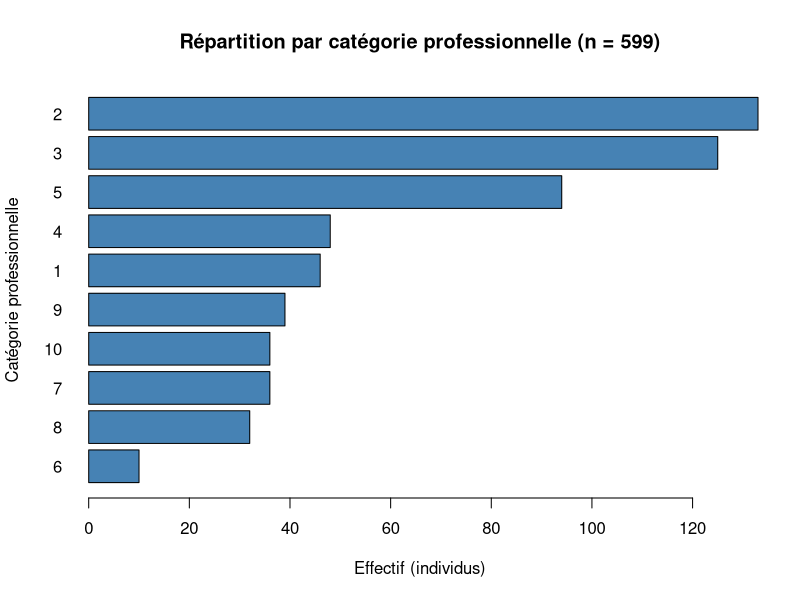
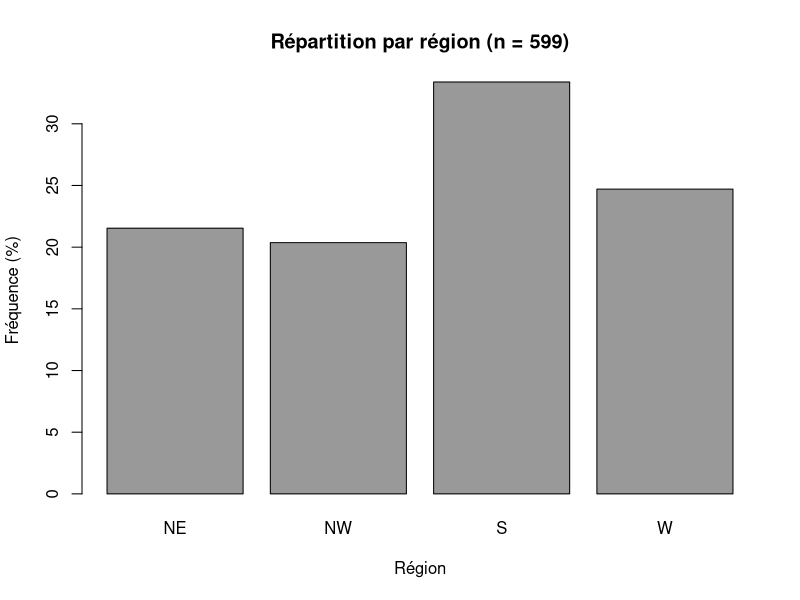
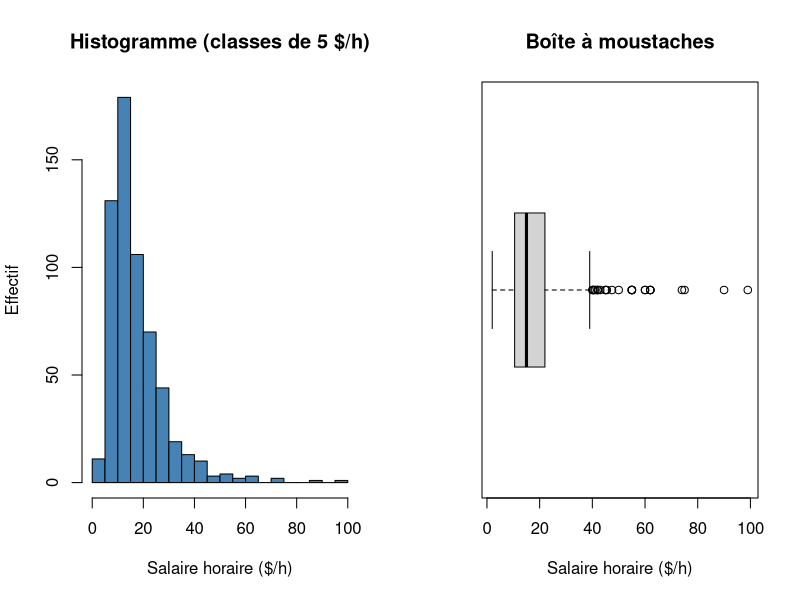
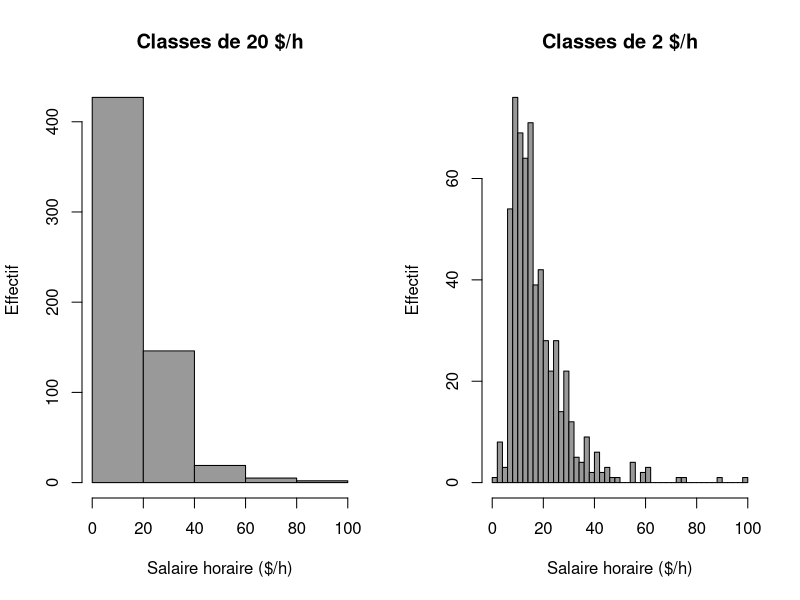
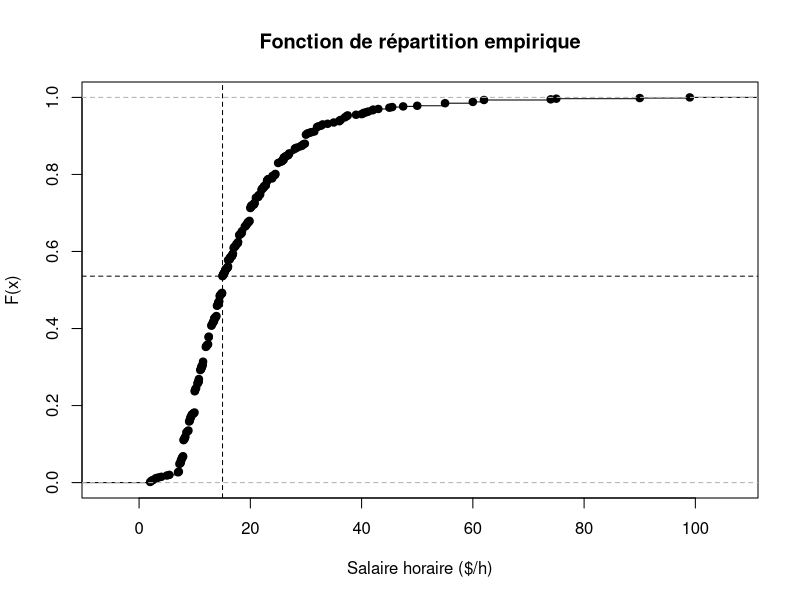
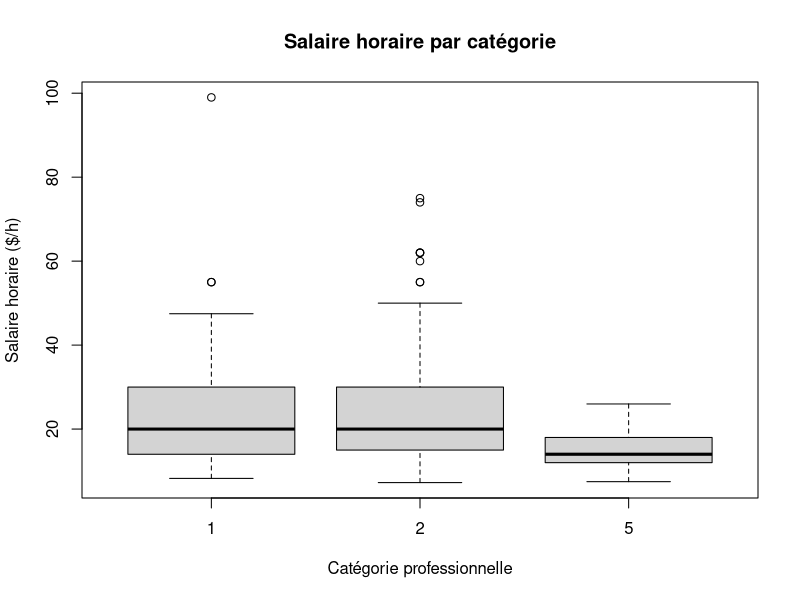
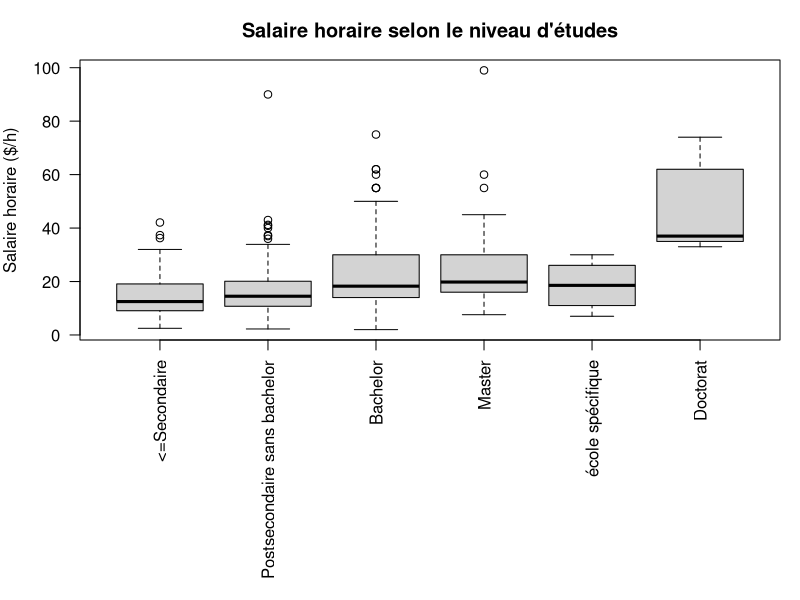
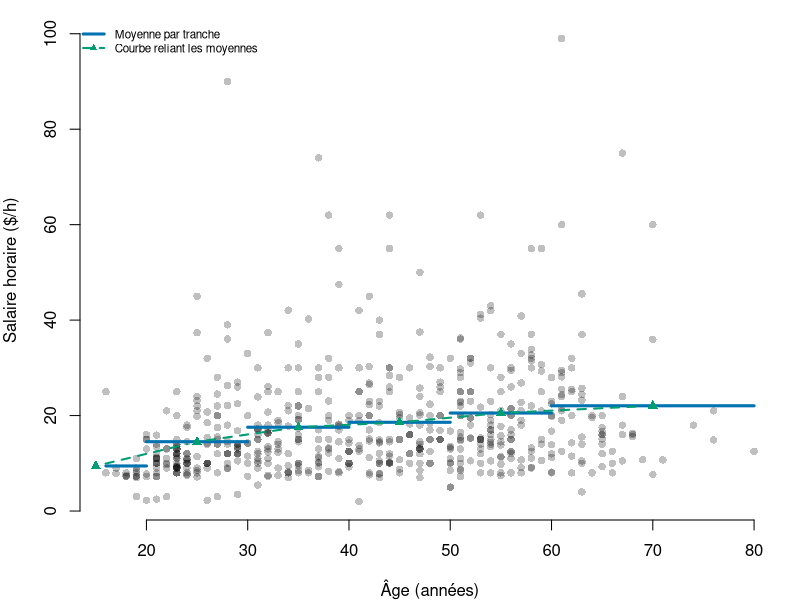

Source code (R) for these figures, in order:
# TP statistique descriptive - Partie 1 : Recensement (CPS, juillet 2012)
# Exécution : Rscript tp_partie1.R  (depuis le dossier contenant Recensement.txt)

# ---- 1.1 Importation et qualité des données ----

# Q1. Import : fichier texte, séparateur tabulation, en-tête
d <- read.table("Recensement.txt", header = TRUE, sep = "\t",
                stringsAsFactors = FALSE)
dim(d)        # observations x variables ; unité statistique = un individu
head(d, 5)    # aucune variable identifiante (nom, adresse) : affichage possible


# Q2-Q3. Types R, modalités présentes, valeurs manquantes, doublons
str(d)
controle <- data.frame(
  variable   = names(d),
  type_R     = sapply(d, class),
  n_NA       = colSums(is.na(d)),
  n_modalites = sapply(d, function(x) length(unique(x))),
  min        = sapply(d, function(x) if (is.numeric(x)) min(x, na.rm = TRUE) else NA),
  max        = sapply(d, function(x) if (is.numeric(x)) max(x, na.rm = TRUE) else NA),
  row.names  = NULL
)
controle
sum(duplicated(d))                 # lignes strictement identiques
for (v in c("SEXE", "REGION", "STAT_MARI", "SYNDICAT",
            "CATEGORIE", "NIV_ETUDES", "REV_FOYER")) {
  cat("\n", v, "\n"); print(table(d[[v]], useNA = "ifany"))
}

# Q4. Règles de contrôle : on signale, on ne supprime pas
regles <- list(
  age_hors_16_80      = d$AGE < 16 | d$AGE > 80,
  age_mineur          = d$AGE < 18,
  salaire_non_positif = d$SAL_HOR <= 0,
  salaire_tres_bas    = d$SAL_HOR < 7.25,      # sous le salaire minimum fédéral 2012
  salaire_tres_haut   = d$SAL_HOR > 75,
  enfants_ge_foyer    = d$NB_ENF >= d$NB_PERS, # au moins un adulte attendu
  foyer_plus_de_10    = d$NB_PERS > 10
)
sapply(regles, sum)
d[Reduce(`|`, regles[c("salaire_tres_haut", "foyer_plus_de_10")]), ]

# Q5. Population analysée pour SAL_HOR : salaires valides (non NA) et strictement positifs
# Ici les 599 individus le sont (0 NA, 0 salaire nul) : aucun n'est écarté, la
# population analysée est donc l'échantillon complet. Le garde-fou ci-dessous le vérifie
# et empêcherait de rédiger cette phrase si le fichier changeait.
sal_ok <- !is.na(d$SAL_HOR) & d$SAL_HOR > 0
c(valides = sum(sal_ok), exclus = sum(!sal_ok))
stopifnot(all(sal_ok))
# Sensibilité (Q4-Q5) : les salaires < 7,25 $/h (17 cas) et > 75 $/h (2 cas) sont signalés,
# pas supprimés ; ils peuvent être réels (temps partiel, pourboires, cadres) -> voir Q14-Q15.

# ---- 1.2 Décrire la population ----

# Q6. Effectifs et fréquences (dénominateur : n = nrow(d) = 599 individus, aucune NA)
# Attention : la région est codée NE/NW/S/W dans le fichier (le sujet écrit MW).
freq <- function(x) {
  t <- table(x)
  data.frame(modalite = names(t), effectif = as.vector(t),
             frequence_pct = round(100 * as.vector(prop.table(t)), 1))
}
for (v in c("SEXE", "REGION", "STAT_MARI", "SYNDICAT", "CATEGORIE")) {
  cat("\n", v, "(n =", nrow(d), ")\n"); print(freq(d[[v]]))
}

# Q7. Deux graphiques : barres horizontales ordonnées (CATEGORIE) et barres de SEXE
options(bitmapType = "cairo")   # accents corrects dans les PNG
if (.Platform$OS.type != "windows") invisible(Sys.setlocale("LC_ALL", "C.UTF-8"))
dir.create("figures", showWarnings = FALSE)
png("figures/fig_categories.png", width = 800, height = 500)
barplot(sort(table(d$CATEGORIE)), horiz = TRUE, las = 1, col = "steelblue",
        xlab = "Effectif (individus)", ylab = "Catégorie professionnelle",
        main = paste0("Répartition par catégorie professionnelle (n = ", nrow(d), ")"))
dev.off()
png("figures/fig_region.png", width = 600, height = 450)
barplot(100 * prop.table(table(d$REGION)), col = "grey60",
        ylab = "Fréquence (%)", xlab = "Région",
        main = paste0("Répartition par région (n = ", nrow(d), ")"))
dev.off()

# Q8. Niveaux d'études : codes d'origine puis regroupement (codes de l'énoncé)
table(d$NIV_ETUDES)
d$ETUDES <- cut(d$NIV_ETUDES, breaks = c(31, 39, 42, 43, 44, 45, 46),
                labels = c("<=Secondaire", "Postsecondaire sans bachelor",
                           "Bachelor", "Master", "école spécifique", "Doctorat"))
freq(d$ETUDES)

# Q9. Catégories 1, 2, 5 : pourcentages conditionnels
d3 <- subset(d, CATEGORIE %in% c(1, 2, 5))
round(100 * prop.table(table(d3$CATEGORIE, d3$SEXE), margin = 1), 1)    # sexe | catégorie
round(100 * prop.table(table(d3$CATEGORIE, d3$ETUDES), margin = 1), 1)  # études | catégorie
table(d3$CATEGORIE, d3$SEXE)  # effectifs bruts pour comparaison (Q10)

# ---- 1.3 Distributions et indicateurs ----

# Q11. Indicateurs (effectif valide, moyenne, médiane, écart-type, quartiles, min, max)
resume <- function(x) c(n = sum(!is.na(x)), moyenne = mean(x, na.rm = TRUE),
  mediane = median(x, na.rm = TRUE), ecart_type = sd(x, na.rm = TRUE),
  Q1 = unname(quantile(x, .25, na.rm = TRUE)), Q3 = unname(quantile(x, .75, na.rm = TRUE)),
  min = min(x, na.rm = TRUE), max = max(x, na.rm = TRUE))
round(t(sapply(d[c("AGE", "SAL_HOR", "NB_PERS", "NB_ENF")], resume)), 2)

# Q12-Q13. Histogramme et boîte à moustaches ; deux découpages différents
png("figures/fig_sal_dist.png", width = 900, height = 450)
par(mfrow = c(1, 2))
hist(d$SAL_HOR, breaks = seq(0, 100, 5), col = "steelblue", xlab = "Salaire horaire ($/h)",
     ylab = "Effectif", main = "Histogramme (classes de 5 $/h)")
boxplot(d$SAL_HOR, horizontal = TRUE, xlab = "Salaire horaire ($/h)",
        main = "Boîte à moustaches")
dev.off()
png("figures/fig_sal_classes.png", width = 900, height = 450)
par(mfrow = c(1, 2))
hist(d$SAL_HOR, breaks = seq(0, 100, 20), col = "grey60", xlab = "Salaire horaire ($/h)",
     ylab = "Effectif", main = "Classes de 20 $/h")
hist(d$SAL_HOR, breaks = seq(0, 100, 2), col = "grey60", xlab = "Salaire horaire ($/h)",
     ylab = "Effectif", main = "Classes de 2 $/h")
dev.off()

# Q14-Q15. Moyenne vs médiane ; IQR et règle 1,5 x IQR
iqr <- IQR(d$SAL_HOR)
bornes <- quantile(d$SAL_HOR, c(.25, .75)) + c(-1.5, 1.5) * iqr
iqr; bornes
atypiques <- d$SAL_HOR < bornes[1] | d$SAL_HOR > bornes[2]
sum(atypiques); sort(d$SAL_HOR[atypiques])
# sensibilité aux valeurs extrêmes : moyenne et médiane sans les 2 plus hauts salaires
sans2 <- d$SAL_HOR[-order(d$SAL_HOR, decreasing = TRUE)[1:2]]
c(avec = mean(d$SAL_HOR), sans = mean(sans2))
c(avec = median(d$SAL_HOR), sans = median(sans2))

# Q16. Fonction de répartition empirique du salaire horaire
Fn <- ecdf(d$SAL_HOR)
png("figures/fig_ecdf_sal.png", width = 700, height = 450)
plot(Fn, xlab = "Salaire horaire ($/h)", ylab = "F(x)", main = "Fonction de répartition empirique")
abline(v = 15, h = Fn(15), lty = 2)
dev.off()
Fn(15)                        # proportion gagnant au plus 15 $/h
mean(d$SAL_HOR <= 15)       # recoupement par calcul direct (doit égaler Fn(15))
quantile(d$SAL_HOR, 0.9)      # quantile d'ordre 0,9

# Q17. Variance descriptive (n) vs corrigée (n-1) ; var() utilise n-1
n <- length(d$SAL_HOR)
c(var_R = var(d$SAL_HOR), n_moins_1 = sum((d$SAL_HOR - mean(d$SAL_HOR))^2) / (n - 1),
  n = sum((d$SAL_HOR - mean(d$SAL_HOR))^2) / n)

# ---- 1.4 Comparer et interpréter ----

# Q18. Salaires par catégorie 1, 2, 5 : tableau commun et boxplot comparatif
d3 <- subset(d, CATEGORIE %in% c(1, 2, 5))
d3$CATEGORIE <- factor(d3$CATEGORIE)
tab_cat <- aggregate(SAL_HOR ~ CATEGORIE, d3,
                     function(x) round(c(n = length(x), moy = mean(x), med = median(x),
                                         sd = sd(x), Q1 = unname(quantile(x, .25)),
                                         Q3 = unname(quantile(x, .75))), 2))
tab_cat
png("figures/fig_sal_categorie.png", width = 700, height = 450)
boxplot(SAL_HOR ~ CATEGORIE, d3, xlab = "Catégorie professionnelle",
        ylab = "Salaire horaire ($/h)", main = "Salaire horaire par catégorie")
dev.off()

# Q19. Salaire selon le sexe : global puis par catégorie
aggregate(SAL_HOR ~ SEXE, d, function(x) round(c(n = length(x), moy = mean(x), med = median(x)), 2))
aggregate(SAL_HOR ~ CATEGORIE + SEXE, d3, function(x) round(c(n = length(x), moy = mean(x), med = median(x)), 2))

# Q20. études et salaire (association descriptive, pas de causalité)
aggregate(SAL_HOR ~ ETUDES, d, function(x) round(c(n = length(x), moy = mean(x), med = median(x)), 2))
png("figures/fig_sal_etudes.png", width = 900, height = 500)
par(mar = c(13, 4, 3, 1))
boxplot(SAL_HOR ~ ETUDES, d, las = 2, xlab = "", ylab = "Salaire horaire ($/h)",
        main = "Salaire horaire selon le niveau d'études")
dev.off()
cor(d$NIV_ETUDES, d$SAL_HOR, method = "spearman")

# Q21. Âge et salaire : nuage de points + régressogramme (cours 4) ; tranches de 10 ans, 60-80 regroupées (peu de > 70 ans)
png("figures/fig_age_sal.png", width = 700, height = 450)
par(mar = c(4, 4, 1, 1))
plot(d$AGE, d$SAL_HOR, pch = 16, col = "#00000040", xlab = "Âge (années)",
     ylab = "Salaire horaire ($/h)", frame = FALSE)
cl_age <- cut(d$AGE, breaks = c(10, 20, 30, 40, 50, 60, 80))
stopifnot(!anyNA(cl_age))
table(cl_age); sum(d$AGE > 70)
moy_age <- tapply(d$SAL_HOR, cl_age, mean); moy_age; diff(moy_age)
tapply(d$SAL_HOR, cl_age, median); range(d$AGE[d$AGE > 60])
centres_age <- c(15, 25, 35, 45, 55, 70)   # milieux des tranches (extrêmes : milieux de ]10;20] et ]60;80])
bornes_age <- c(min(d$AGE), 20, 30, 40, 50, 60, max(d$AGE))
segments(bornes_age[-7], moy_age, bornes_age[-1], moy_age, col = "#0072B2", lwd = 3)
lines(centres_age, moy_age, col = "#009E73", lwd = 2, lty = 2, type = "b", pch = 17)
legend("topleft", c("Moyenne par tranche", "Courbe reliant les moyennes"), col = c("#0072B2", "#009E73"),
       lwd = c(3, 2), lty = c(1, 2), pch = c(NA, 17), bty = "n", cex = 0.7)
dev.off()
cor(d$AGE, d$SAL_HOR)

# Q22. Syndicat selon la catégorie ; salaires syndiqués / non syndiqués
round(100 * prop.table(table(d$CATEGORIE, d$SYNDICAT), margin = 1), 1)
table(d$CATEGORIE, d$SYNDICAT)
aggregate(SAL_HOR ~ SYNDICAT, d, function(x) round(c(n = length(x), moy = mean(x), med = median(x)), 2))
aggregate(SAL_HOR ~ SYNDICAT + CATEGORIE, d3, function(x) round(c(n = length(x), med = median(x)), 2))

# ---- 1.5 Revenu du foyer (Q25) ----
# Classes 5 et 6 : bornes du dictionnaire initial 12 500-14 500 puis 15 000-20 000
# -> trou apparent [14 500 ; 15 000] à vérifier avec le dictionnaire complet ;
# effectifs par classe, aucune valeur exacte de revenu n'est calculable.
# Contrôle : toutes les classes 1 à 16 sont présentes, y compris 5 (n=7) et 6 (n=19) ;
# la discontinuité vient des bornes du dictionnaire, pas d'une classe manquante. Non corrigée.
stopifnot(setequal(unique(d$REV_FOYER), 1:16))
table(d$REV_FOYER)
round(100 * prop.table(table(d$REV_FOYER)), 1)

# ---- Option Q26 : indicateur récent du BLS (comparaison descriptive, sources non fusionnées) ----
# Valeurs relevées sur FRED (séries BLS), consultées le 9/11/2026 : salaire horaire moyen, tous salariés du
# privé non agricole (CES0500000003, $ courants/h, CVS ; sept. 2026 provisoire) et CPI-U (CPIAUCSL, base 100 en 1982-84, CVS).
sal_bls <- c(juil2012 = 23.49, sept2026 = 37.86)
ipc <- c(juil2012 = 228.590, sept2026 = 336.298)
round(c(sal = sal_bls[2] / sal_bls[1], prix = ipc[2] / ipc[1]), 2)  # x 1,61 en $ courants ; prix x 1,47
round(sal_bls / (ipc / ipc[1]), 2)        # en $ de juillet 2012 : 23,49 puis 25,73 (environ + 10 %)
round(mean(d$SAL_HOR) / sal_bls[1], 2)    # moyenne CPS 2012 / indicateur BLS 2012 : champs différents
